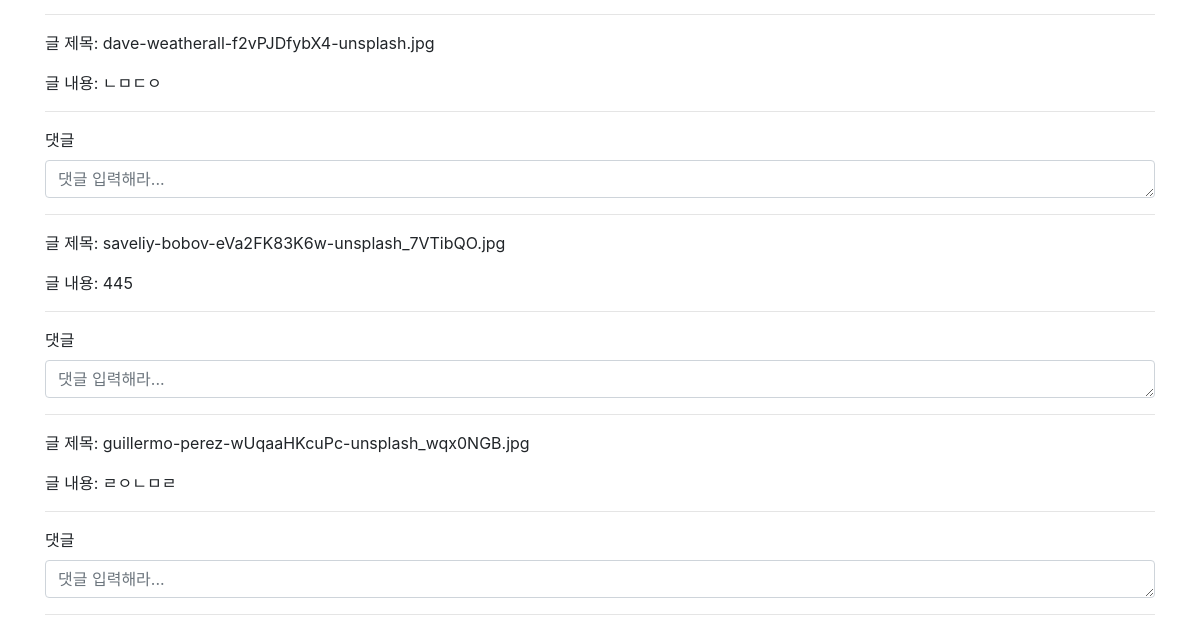
Before: /photos/explore/ (lower part) with the older database file.
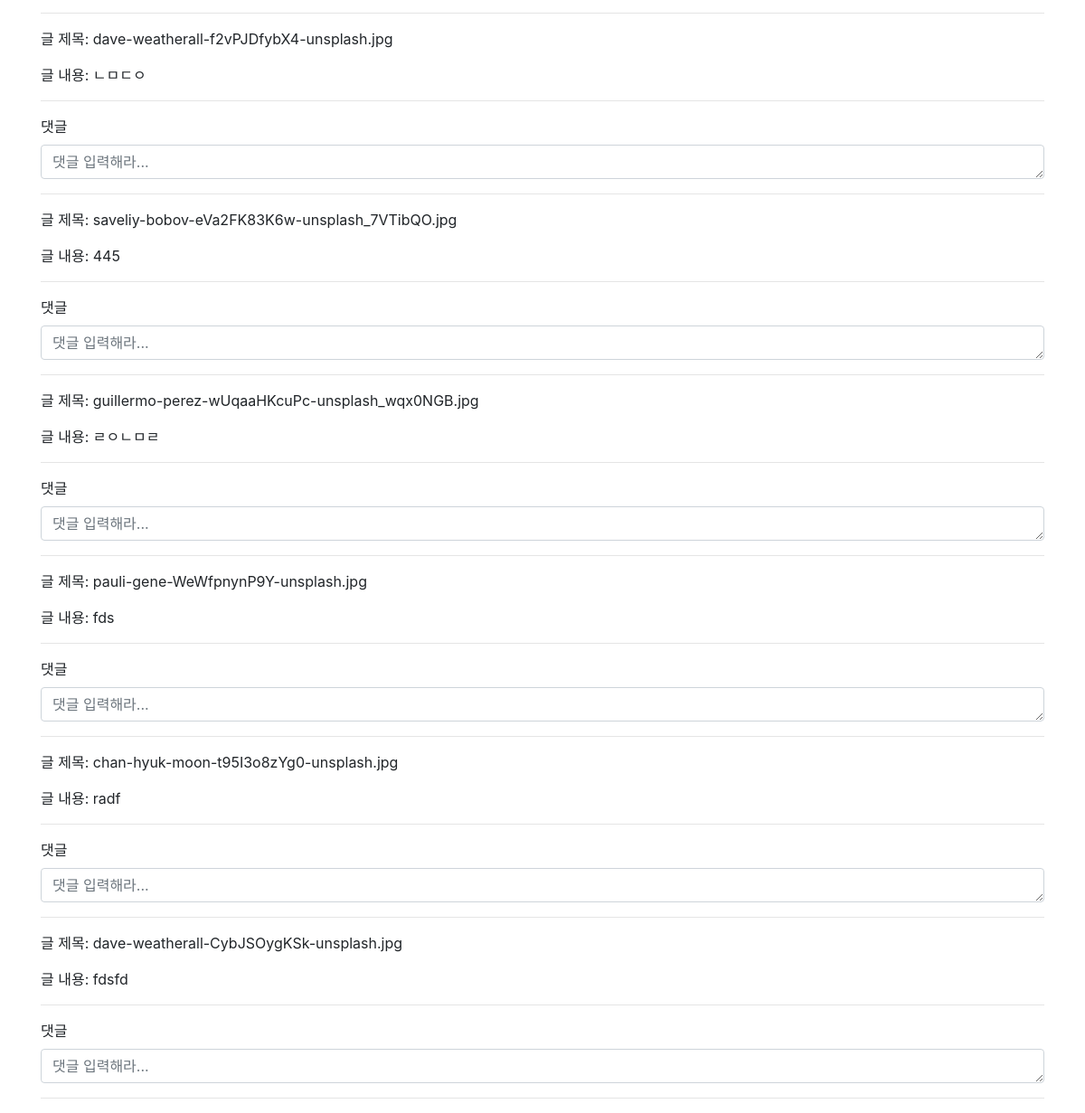
After: the same page with the newer database file.
### photos/models.py (models this page shows, shortened)
class Photo(models.Model):
  photo = models.ImageField()
  content = models.TextField()
  longitude = models.FloatField()
  latitude = models.FloatField()
  created_at = models.DateTimeField(auto_now_add=True)
  updated_at = models.DateTimeField(auto_now=True)
  user = models.ForeignKey(settings.AUTH_USER_MODEL, on_delete=models.CASCADE)
  like_users = models.ManyToManyField(settings.AUTH_USER_MODEL, related_name='like_articles', blank=True)
  hashtags = models.ManyToManyField(Hashtag, blank=True)

### photos/views.py (the view)
# urls.py: path('explore/', views.explore, name='explore'),
def explore(request):
  photos = Photo.objects.all()
  comment_form = CommentForm()
  context = {
    'photos':photos,
    'comment_form':comment_form,
  }
  return render(request, 'photos/photo_list.html', context)

### photos/forms.py
class CommentForm(forms.ModelForm):
  content = forms.CharField(
    label='댓글',
    widget=forms.Textarea(
      attrs={
        'class':'content',
        'placeholder':'댓글 입력해라...',
        'rows':1,
      }
    )
  )
  class Meta:
    model = Comment
    fields = ('content',)

### config/templates/photos/photo_list.html (shortened to what this page needs)
{% extends 'base.html' %}
{% load bootstrap4 %}
{% block body %}
{% for photo in photos %}
  <p>글 제목: {{ photo.photo }}</p>
  <p>글 내용: {{ photo.content }}</p>
  <hr>
  <form action="{% url 'photos:comment_create' photo.pk %}" method="POST">
    {% bootstrap_form comment_form %}
  </form>
  <hr>
{% endfor %}
{% endblock %}

Changed rows visible on the page:
added Photo: photo "pauli-gene-WeWfpnynP9Y-unsplash.jpg", content "fds"
added Photo: photo "chan-hyuk-moon-t95I3o8zYg0-unsplash.jpg", content "radf"
added Photo: photo "dave-weatherall-CybJSOygKSk-unsplash.jpg", content "fdsfd"
